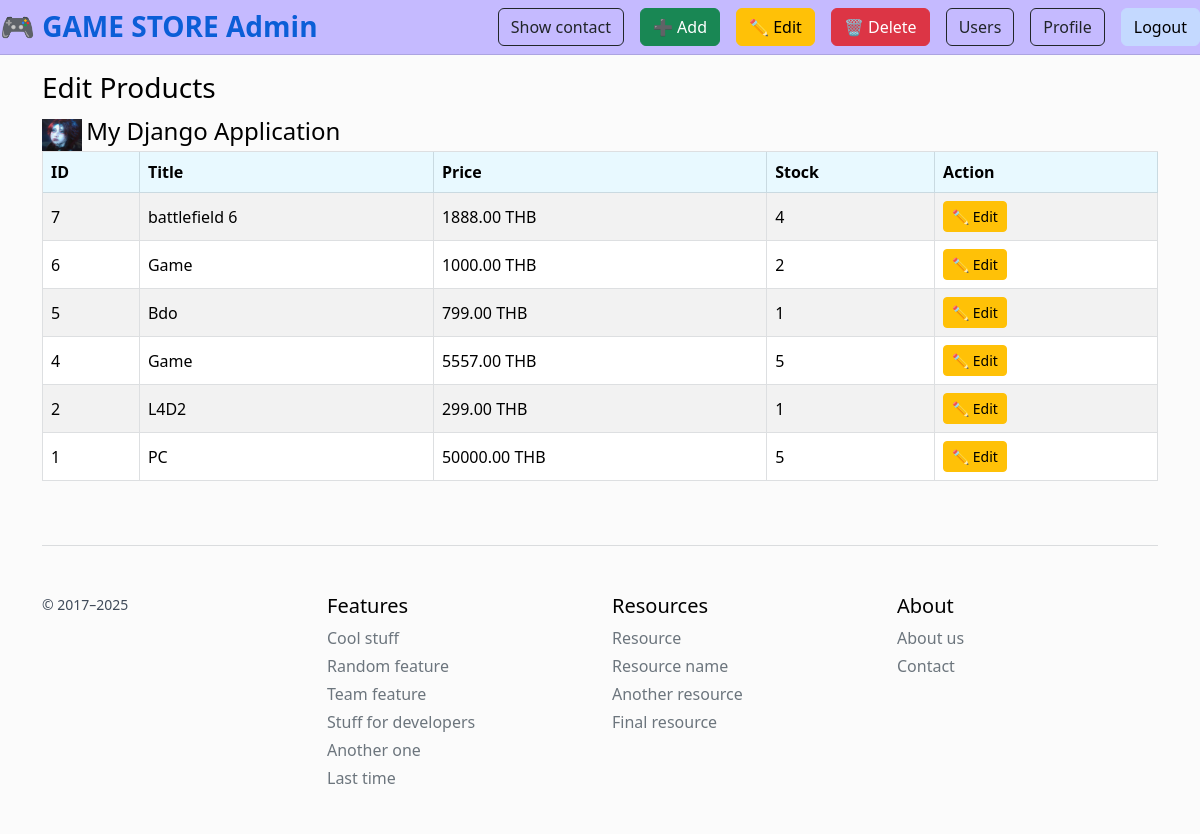
The page /products/ (signed in) on the database as committed earlier.
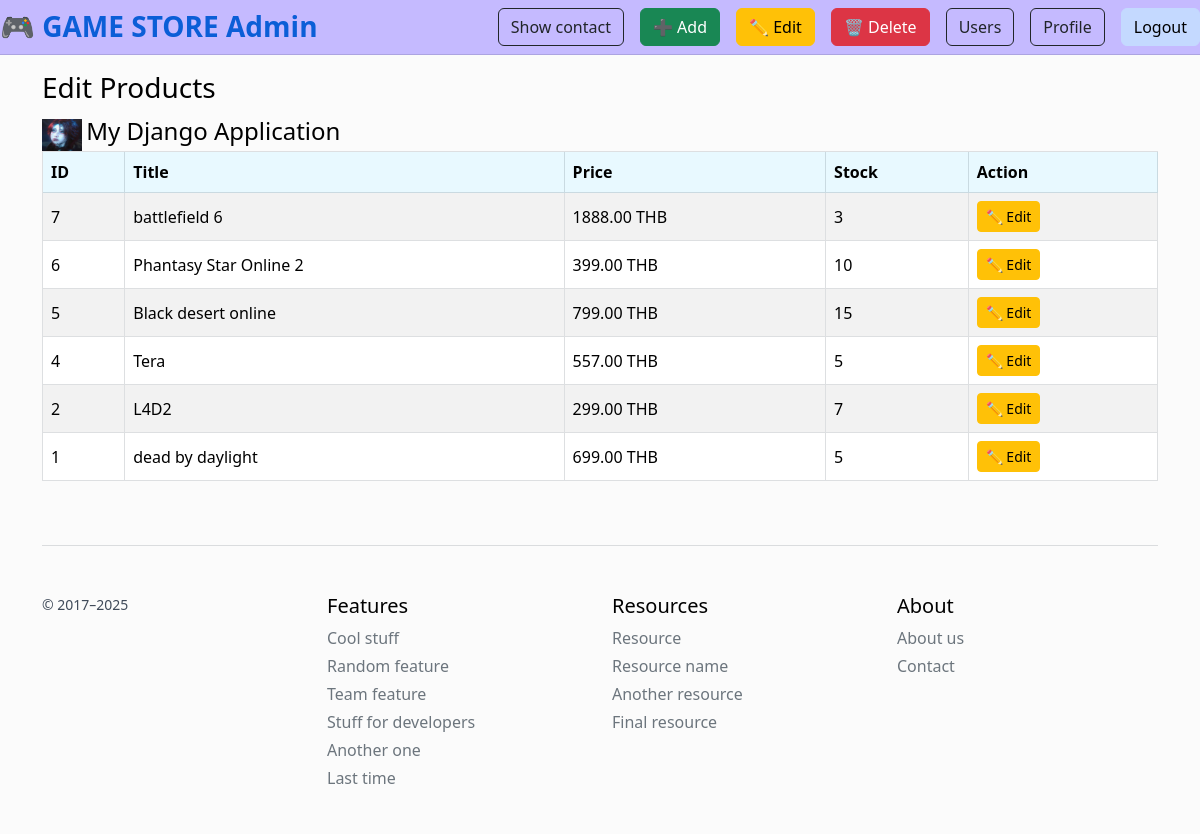
The same page on the database as committed later.
### myapp/models.py (models this page shows, shortened)
class Product(models.Model):
    title = models.CharField(max_length=200)
    description = models.TextField(null=True, blank=True)
    price = models.DecimalField(max_digits=10, decimal_places=2, \
                                null=True, blank=True)
    quantity = models.IntegerField(null=True, blank=True)
    instock = models.BooleanField(default=True)

### myapp/views.py (the view)
# urls.py: path('products/', editproduct_list, name='editproduct-list'),
@login_required
@user_passes_test(is_admin)
def editproduct_list(request):
    products = Product.objects.all().order_by('-id')
    return render(request, 'myapp/editproduct_list.html', {'products': products})

### myapp/views.py (called while the page is built)
def is_admin(user):
    return user.is_staff or user.is_superuser

### myapp/template/myapp/editproduct_list.html
{% extends 'myapp/base.html' %}
{% block myheader %}
<h1 class="h3">Edit Products</h1>
{% endblock myheader %}
{% block content %}
<div class="table-responsive">
  <table class="table table-striped table-bordered align-middle">
    <thead>
      <tr>
        <th scope="col">ID</th>
        <th scope="col">Title</th>
        <th scope="col">Price</th>
        <th scope="col">Stock</th>
        <th scope="col">Action</th>
      </tr>
    </thead>
    <tbody>
      {% for item in products %}
      <tr>
        <td>{{ item.id }}</td>
        <td>{{ item.title }}</td>
        <td>{{ item.price|default:"0"|floatformat:2 }} THB</td>
        <td>{{ item.quantity|default:0 }}</td>
        <td>
          <a href="{% url 'editproduct' item.id %}" class="btn btn-warning btn-sm text-black">✏️ Edit</a>
        </td>
      </tr>
      {% empty %}
      <tr>
        <td colspan="5" class="text-center text-muted">No products found.</td>
      </tr>
      {% endfor %}
    </tbody>
  </table>
</div>
{% endblock content %}

### myapp/template/myapp/base.html (shortened to what this page needs)
{% load static %}
<!DOCTYPE html>
<html lang="en">
  <head>
    <link
      href="https://cdn.jsdelivr.net/npm/bootstrap@5.3.3/dist/css/bootstrap.min.css"
      rel="stylesheet"
    />
    <link rel="stylesheet" href="{% static 'css/myCss.css' %}">
  </head>
  <body>
    <header class="w-100 text-white px-0 py-2 border-bottom">
      <div class="container-fluid px-0 d-flex justify-content-between align-items-center">
        <h1 class="mb-0 fw-bold fs-3">
          <a href="{% url 'home-page' %}" class="text-decoration-none">
            🎮 GAME STORE{% if user.is_authenticated and user.profile.usertype|lower == 'admin' %} Admin{% endif %}
          </a>
        </h1>
        <div class="d-flex gap-3 align-items-center ms-auto">
          {% if user.is_authenticated and user.profile.usertype|lower == 'admin' %}
            <a href="{% url 'showcontact-page' %}" class="btn btn-outline-dark btn-action">Show contact</a>
            <a href="{% url 'addproduct-page' %}" class="btn btn-success btn-action">➕ Add</a>
            <a href="{% url 'editproduct-list' %}" class="btn btn-warning text-black btn-action">✏️ Edit</a>
            <a href="{% url 'deleteproduct-list' %}" class="btn btn-danger btn-action">🗑️ Delete</a>
            <a href="{% url 'user-roles' %}" class="btn btn-outline-dark btn-action">Users</a>
          {% endif %}
          {% if user.is_authenticated %}
            <a href="{% url 'profile-page' %}" class="btn btn-outline-dark btn-action">Profile</a>
            <a href="{% url 'logout' %}" class="btn btn-secondary btn-action">Logout</a>
          {% else %}
            <a href="{% url 'login' %}" class="btn btn-outline-dark btn-action">Login</a>
          {% endif %}
        </div>
      </div>
    </header>
    <div class="container py-3">
        {% block myheader %}
        {% endblock myheader %}
<img src="{% static 'image/logo.jpg' %}" alt="logo image" width="40" height="32">
<span class="fs-4">My Django Application</span>
        {% block content %}
        {% endblock content %}
      <footer class="pt-4 my-md-5 pt-md-5 border-top">
        <div class="row">
          <div class="col-12 col-md">
            <small class="d-block mb-3 text-body-secondary">&copy; 2017–2025</small>
          </div>
          <div class="col-6 col-md">
            <h5>Features</h5>
            <ul class="list-unstyled text-small">
              <li class="mb-1"><a class="link-secondary text-decoration-none" href="#">Cool stuff</a></li>
              <li class="mb-1"><a class="link-secondary text-decoration-none" href="#">Random feature</a></li>
              <li class="mb-1"><a class="link-secondary text-decoration-none" href="#">Team feature</a></li>
              <li class="mb-1"><a class="link-secondary text-decoration-none" href="#">Stuff for developers</a></li>
              <li class="mb-1"><a class="link-secondary text-decoration-none" href="#">Another one</a></li>
              <li class="mb-1"><a class="link-secondary text-decoration-none" href="#">Last time</a></li>
            </ul>
          </div>
          <div class="col-6 col-md">
            <h5>Resources</h5>
            <ul class="list-unstyled text-small">
              <li class="mb-1"><a class="link-secondary text-decoration-none" href="#">Resource</a></li>
              <li class="mb-1"><a class="link-secondary text-decoration-none" href="#">Resource name</a></li>
              <li class="mb-1"><a class="link-secondary text-decoration-none" href="#">Another resource</a></li>
              <li class="mb-1"><a class="link-secondary text-decoration-none" href="#">Final resource</a></li>
            </ul>
          </div>
          <div class="col-6 col-md">
            <h5>About</h5>
            <ul class="list-unstyled text-small">
              <li class="mb-1"><a class="link-secondary text-decoration-none" href="{% url 'about-page' %}">About us</a></li>
              <li class="mb-1">
        <a class="link-secondary text-decoration-none" href="{% url 'contact-page' %}">Contact</a>
    </li>
            </ul>
          </div>
        </div>
      </footer>
    </div>
  </body>
</html>

### myapp/template/myapp/base.html (style rules this page uses)
:root { --bg: #FBFBFB; --bg-elev: #E8F9FF; --card-bg: #FFFFFF; --text: #000000; --muted: #3f4a59; --accent: #C5BAFF; --accent-2: #C4D9FF; --border: rgba(31, 41, 55, .15); }
html, body { background-color: var(--bg); color: var(--text); }
a { color: #0b5ed7; }
.text-body-secondary, .text-muted { color: var(--muted) !important; }
.border-top, .border-bottom { border-color: var(--border) !important; }
header, .navbar { background-color: var(--accent) !important; }
.btn-secondary { background-color: var(--accent-2); border-color: var(--accent-2); color: #000000; }
table.table { background-color: var(--card-bg); color: var(--text); border-color: var(--border); }
table.table thead th { background-color: var(--bg-elev); color: #000; border-color: var(--border); }
table.table tbody tr { border-color: var(--border); }
table.table tbody tr:nth-child(odd) { background-color: #F7FBFF; }
table.table tbody tr:nth-child(even) { background-color: #FFFFFF; }

Rows that differ between the two databases and show on the page:
changed Product "battlefield 6": quantity "4" → "3"
changed Product id 6: title "Game" → "Phantasy Star Online 2"; price "1000.00" → "399.00"; quantity "2" → "10"
changed Product id 5: title "Bdo" → "Black desert online"; quantity "1" → "15"
changed Product id 4: title "Game" → "Tera"; price "5557.00" → "557.00"
changed Product id 2: quantity "1" → "7"
changed Product id 1: title "PC" → "dead by daylight"; price "50000.00" → "699.00"
